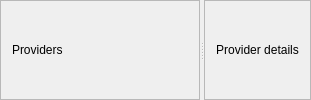
<?xml version="1.0" encoding="UTF-8"?>
<ui version="4.0">
 <class>ProvidersPanels</class>
 <widget class="QWidget" name="providersPanels">
  <layout class="QHBoxLayout" name="mainLayout">
   <property name="leftMargin"><number>0</number></property>
   <property name="topMargin"><number>0</number></property>
   <property name="rightMargin"><number>0</number></property>
   <property name="bottomMargin"><number>0</number></property>
   <property name="spacing"><number>4</number></property>
   <item>
    <widget class="QSplitter" name="panelsSplitter">
     <property name="orientation"><enum>Qt::Orientation::Horizontal</enum></property>
     <widget class="QFrame" name="listPanel">
      <property name="minimumSize"><size><width>200</width><height>0</height></size></property>
      <property name="maximumSize"><size><width>300</width><height>16777215</height></size></property>
      <property name="frameShape"><enum>QFrame::Shape::StyledPanel</enum></property>
      <layout class="QVBoxLayout" name="listLayout">
       <item>
        <widget class="QLabel" name="listLabel">
         <property name="text"><string>Providers</string></property>
        </widget>
       </item>
      </layout>
     </widget>
     <widget class="QFrame" name="detailPanel">
      <property name="frameShape"><enum>QFrame::Shape::StyledPanel</enum></property>
      <layout class="QVBoxLayout" name="detailLayout">
       <item>
        <widget class="QLabel" name="detailLabel">
         <property name="text"><string>Provider details</string></property>
         <property name="alignment"><set>Qt::AlignmentFlag::AlignCenter</set></property>
        </widget>
       </item>
      </layout>
     </widget>
    </widget>
   </item>
  </layout>
 </widget>
 <layoutdefault spacing="6" margin="11"/>
 <resources/>
 <connections/>
</ui>
